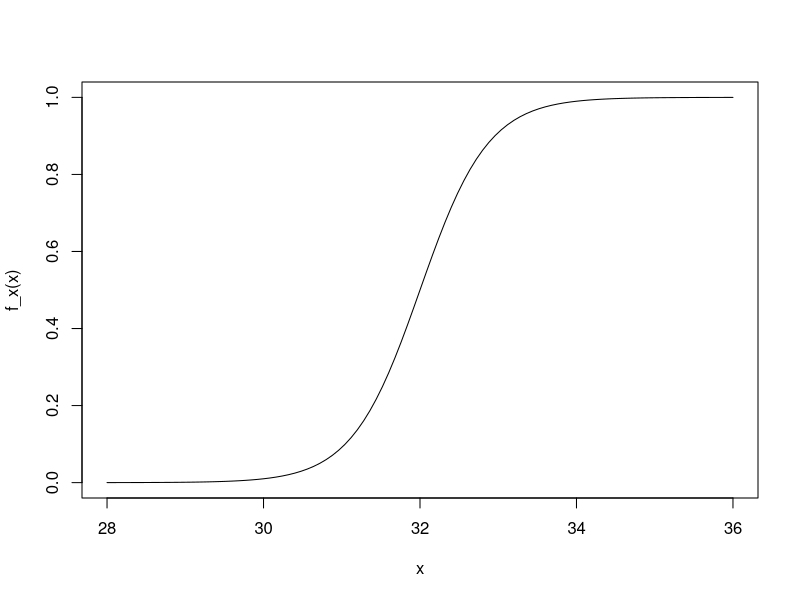

Write the R code that produced this figure.
## ---- chunk 1
a = log(1/.99 - 1) / -2
b = -a * 32
f_x = function(x) {
  1/ (1 + exp(-(a*x + b)))
}
## ---- chunk 2
curve(f_x,from = 28, to = 36)
## ---- chunk 3
x = seq(30, 34, by = 0.5)
x
## ---- chunk 4
p_x = lapply(x, f_x)
## ---- chunk 5
roll_dice = function(prob) {
  rbinom(1, 1, prob)
}
y = lapply(p_x, roll_dice)
## ---- chunk 6
dt = do.call(rbind, Map(data.frame, x=x, p_x=p_x, y=y))
dt
## ---- chunk 7
form_x <- unlist(y) ~ x
lr_x = glm(formula = form_x, family = binomial)
lr_x
## ---- chunk 8

